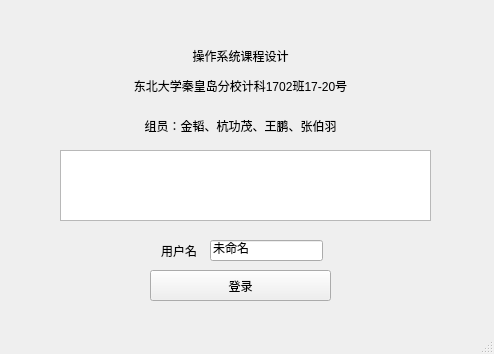
<?xml version="1.0" encoding="UTF-8"?>
<ui version="4.0">
 <class>MainWindow</class>
 <widget class="QMainWindow" name="MainWindow">
  <property name="geometry">
   <rect>
    <x>0</x>
    <y>0</y>
    <width>494</width>
    <height>354</height>
   </rect>
  </property>
  <property name="windowTitle">
   <string>MainWindow</string>
  </property>
  <widget class="QWidget" name="centralWidget">
   <widget class="QPushButton" name="pushButton">
    <property name="geometry">
     <rect>
      <x>150</x>
      <y>270</y>
      <width>181</width>
      <height>31</height>
     </rect>
    </property>
    <property name="text">
     <string>登录</string>
    </property>
    <property name="checkable">
     <bool>true</bool>
    </property>
    <property name="checked">
     <bool>false</bool>
    </property>
   </widget>
   <widget class="QLabel" name="label">
    <property name="geometry">
     <rect>
      <x>90</x>
      <y>40</y>
      <width>301</width>
      <height>31</height>
     </rect>
    </property>
    <property name="text">
     <string>操作系统课程设计</string>
    </property>
    <property name="alignment">
     <set>Qt::AlignCenter</set>
    </property>
   </widget>
   <widget class="QLabel" name="label_2">
    <property name="geometry">
     <rect>
      <x>90</x>
      <y>110</y>
      <width>301</width>
      <height>31</height>
     </rect>
    </property>
    <property name="text">
     <string>组员：金韬、杭功茂、王鹏、张伯羽</string>
    </property>
    <property name="alignment">
     <set>Qt::AlignCenter</set>
    </property>
   </widget>
   <widget class="QLabel" name="label_3">
    <property name="geometry">
     <rect>
      <x>90</x>
      <y>70</y>
      <width>301</width>
      <height>31</height>
     </rect>
    </property>
    <property name="text">
     <string>东北大学秦皇岛分校计科1702班17-20号</string>
    </property>
    <property name="alignment">
     <set>Qt::AlignCenter</set>
    </property>
   </widget>
   <widget class="QLineEdit" name="edit_username">
    <property name="geometry">
     <rect>
      <x>210</x>
      <y>240</y>
      <width>113</width>
      <height>21</height>
     </rect>
    </property>
    <property name="text">
     <string>未命名</string>
    </property>
   </widget>
   <widget class="QLabel" name="label_4">
    <property name="geometry">
     <rect>
      <x>150</x>
      <y>235</y>
      <width>58</width>
      <height>31</height>
     </rect>
    </property>
    <property name="text">
     <string>用户名</string>
    </property>
    <property name="alignment">
     <set>Qt::AlignCenter</set>
    </property>
   </widget>
   <widget class="QTableView" name="tv_class">
    <property name="geometry">
     <rect>
      <x>60</x>
      <y>150</y>
      <width>371</width>
      <height>71</height>
     </rect>
    </property>
   </widget>
  </widget>
  <widget class="QMenuBar" name="menuBar">
   <property name="geometry">
    <rect>
     <x>0</x>
     <y>0</y>
     <width>494</width>
     <height>22</height>
    </rect>
   </property>
  </widget>
  <widget class="QStatusBar" name="statusBar"/>
  <action name="actionquit">
   <property name="text">
    <string>quit</string>
   </property>
  </action>
  <action name="actionabout">
   <property name="text">
    <string>about</string>
   </property>
  </action>
 </widget>
 <layoutdefault spacing="6" margin="11"/>
 <resources/>
 <connections/>
</ui>
